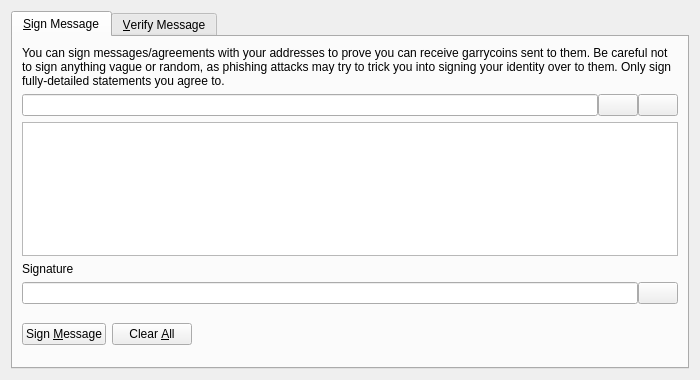
<?xml version="1.0" encoding="UTF-8"?>
<ui version="4.0">
 <class>SignVerifyMessageDialog</class>
 <widget class="QDialog" name="SignVerifyMessageDialog">
  <property name="geometry">
   <rect>
    <x>0</x>
    <y>0</y>
    <width>700</width>
    <height>380</height>
   </rect>
  </property>
  <property name="windowTitle">
   <string>Signatures - Sign / Verify a Message</string>
  </property>
  <property name="modal">
   <bool>true</bool>
  </property>
  <layout class="QVBoxLayout" name="verticalLayout">
   <item>
    <widget class="QTabWidget" name="tabWidget">
     <property name="currentIndex">
      <number>0</number>
     </property>
     <widget class="QWidget" name="tabSignMessage">
      <attribute name="title">
       <string>&amp;Sign Message</string>
      </attribute>
      <layout class="QVBoxLayout" name="verticalLayout_SM">
       <item>
        <widget class="QLabel" name="infoLabel_SM">
         <property name="text">
          <string>You can sign messages/agreements with your addresses to prove you can receive garrycoins sent to them. Be careful not to sign anything vague or random, as phishing attacks may try to trick you into signing your identity over to them. Only sign fully-detailed statements you agree to.</string>
         </property>
         <property name="textFormat">
          <enum>Qt::PlainText</enum>
         </property>
         <property name="wordWrap">
          <bool>true</bool>
         </property>
        </widget>
       </item>
       <item>
        <layout class="QHBoxLayout" name="horizontalLayout_1_SM">
         <property name="spacing">
          <number>0</number>
         </property>
         <item>
          <widget class="QValidatedLineEdit" name="addressIn_SM">
           <property name="toolTip">
            <string>The garrycoin address to sign the message with</string>
           </property>
          </widget>
         </item>
         <item>
          <widget class="QPushButton" name="addressBookButton_SM">
           <property name="toolTip">
            <string>Choose previously used address</string>
           </property>
           <property name="text">
            <string/>
           </property>
           <property name="icon">
            <iconset resource="../bitcoin.qrc">
             <normaloff>:/icons/address-book</normaloff>:/icons/address-book</iconset>
           </property>
           <property name="shortcut">
            <string>Alt+A</string>
           </property>
           <property name="autoDefault">
            <bool>false</bool>
           </property>
          </widget>
         </item>
         <item>
          <widget class="QPushButton" name="pasteButton_SM">
           <property name="toolTip">
            <string>Paste address from clipboard</string>
           </property>
           <property name="text">
            <string/>
           </property>
           <property name="icon">
            <iconset resource="../bitcoin.qrc">
             <normaloff>:/icons/editpaste</normaloff>:/icons/editpaste</iconset>
           </property>
           <property name="shortcut">
            <string>Alt+P</string>
           </property>
           <property name="autoDefault">
            <bool>false</bool>
           </property>
          </widget>
         </item>
        </layout>
       </item>
       <item>
        <widget class="QPlainTextEdit" name="messageIn_SM">
         <property name="toolTip">
          <string>Enter the message you want to sign here</string>
         </property>
        </widget>
       </item>
       <item>
        <widget class="QLabel" name="signatureLabel_SM">
         <property name="text">
          <string>Signature</string>
         </property>
         <property name="textFormat">
          <enum>Qt::PlainText</enum>
         </property>
        </widget>
       </item>
       <item>
        <layout class="QHBoxLayout" name="horizontalLayout_2_SM">
         <property name="spacing">
          <number>0</number>
         </property>
         <item>
          <widget class="QLineEdit" name="signatureOut_SM">
           <property name="font">
            <font>
             <italic>true</italic>
            </font>
           </property>
           <property name="readOnly">
            <bool>true</bool>
           </property>
          </widget>
         </item>
         <item>
          <widget class="QPushButton" name="copySignatureButton_SM">
           <property name="toolTip">
            <string>Copy the current signature to the system clipboard</string>
           </property>
           <property name="text">
            <string/>
           </property>
           <property name="icon">
            <iconset resource="../bitcoin.qrc">
             <normaloff>:/icons/editcopy</normaloff>:/icons/editcopy</iconset>
           </property>
           <property name="autoDefault">
            <bool>false</bool>
           </property>
          </widget>
         </item>
        </layout>
       </item>
       <item>
        <layout class="QHBoxLayout" name="horizontalLayout_3_SM">
         <item>
          <widget class="QPushButton" name="signMessageButton_SM">
           <property name="toolTip">
            <string>Sign the message to prove you own this garrycoin address</string>
           </property>
           <property name="text">
            <string>Sign &amp;Message</string>
           </property>
           <property name="icon">
            <iconset resource="../bitcoin.qrc">
             <normaloff>:/icons/edit</normaloff>:/icons/edit</iconset>
           </property>
           <property name="autoDefault">
            <bool>false</bool>
           </property>
          </widget>
         </item>
         <item>
          <widget class="QPushButton" name="clearButton_SM">
           <property name="toolTip">
            <string>Reset all sign message fields</string>
           </property>
           <property name="text">
            <string>Clear &amp;All</string>
           </property>
           <property name="icon">
            <iconset resource="../bitcoin.qrc">
             <normaloff>:/icons/remove</normaloff>:/icons/remove</iconset>
           </property>
           <property name="autoDefault">
            <bool>false</bool>
           </property>
          </widget>
         </item>
         <item>
          <spacer name="horizontalSpacer_1_SM">
           <property name="orientation">
            <enum>Qt::Horizontal</enum>
           </property>
           <property name="sizeHint" stdset="0">
            <size>
             <width>40</width>
             <height>48</height>
            </size>
           </property>
          </spacer>
         </item>
         <item>
          <widget class="QLabel" name="statusLabel_SM">
           <property name="font">
            <font>
             <weight>75</weight>
             <bold>true</bold>
            </font>
           </property>
           <property name="text">
            <string/>
           </property>
           <property name="wordWrap">
            <bool>true</bool>
           </property>
          </widget>
         </item>
         <item>
          <spacer name="horizontalSpacer_2_SM">
           <property name="orientation">
            <enum>Qt::Horizontal</enum>
           </property>
           <property name="sizeHint" stdset="0">
            <size>
             <width>40</width>
             <height>48</height>
            </size>
           </property>
          </spacer>
         </item>
        </layout>
       </item>
      </layout>
     </widget>
     <widget class="QWidget" name="tabVerifyMessage">
      <attribute name="title">
       <string>&amp;Verify Message</string>
      </attribute>
      <layout class="QVBoxLayout" name="verticalLayout_VM">
       <item>
        <widget class="QLabel" name="infoLabel_VM">
         <property name="text">
          <string>Enter the receiver's address, message (ensure you copy line breaks, spaces, tabs, etc. exactly) and signature below to verify the message. Be careful not to read more into the signature than what is in the signed message itself, to avoid being tricked by a man-in-the-middle attack. Note that this only proves the signing party receives with the address, it cannot prove sendership of any transaction!</string>
         </property>
         <property name="textFormat">
          <enum>Qt::PlainText</enum>
         </property>
         <property name="alignment">
          <set>Qt::AlignLeading|Qt::AlignLeft|Qt::AlignTop</set>
         </property>
         <property name="wordWrap">
          <bool>true</bool>
         </property>
        </widget>
       </item>
       <item>
        <layout class="QHBoxLayout" name="horizontalLayout_1_VM">
         <property name="spacing">
          <number>0</number>
         </property>
         <item>
          <widget class="QValidatedLineEdit" name="addressIn_VM">
           <property name="toolTip">
            <string>The garrycoin address the message was signed with</string>
           </property>
          </widget>
         </item>
         <item>
          <widget class="QPushButton" name="addressBookButton_VM">
           <property name="toolTip">
            <string>Choose previously used address</string>
           </property>
           <property name="text">
            <string/>
           </property>
           <property name="icon">
            <iconset resource="../bitcoin.qrc">
             <normaloff>:/icons/address-book</normaloff>:/icons/address-book</iconset>
           </property>
           <property name="shortcut">
            <string>Alt+A</string>
           </property>
           <property name="autoDefault">
            <bool>false</bool>
           </property>
          </widget>
         </item>
        </layout>
       </item>
       <item>
        <widget class="QPlainTextEdit" name="messageIn_VM"/>
       </item>
       <item>
        <widget class="QValidatedLineEdit" name="signatureIn_VM"/>
       </item>
       <item>
        <layout class="QHBoxLayout" name="horizontalLayout_2_VM">
         <item>
          <widget class="QPushButton" name="verifyMessageButton_VM">
           <property name="toolTip">
            <string>Verify the message to ensure it was signed with the specified garrycoin address</string>
           </property>
           <property name="text">
            <string>Verify &amp;Message</string>
           </property>
           <property name="icon">
            <iconset resource="../bitcoin.qrc">
             <normaloff>:/icons/transaction_0</normaloff>:/icons/transaction_0</iconset>
           </property>
           <property name="autoDefault">
            <bool>false</bool>
           </property>
          </widget>
         </item>
         <item>
          <widget class="QPushButton" name="clearButton_VM">
           <property name="toolTip">
            <string>Reset all verify message fields</string>
           </property>
           <property name="text">
            <string>Clear &amp;All</string>
           </property>
           <property name="icon">
            <iconset resource="../bitcoin.qrc">
             <normaloff>:/icons/remove</normaloff>:/icons/remove</iconset>
           </property>
           <property name="autoDefault">
            <bool>false</bool>
           </property>
          </widget>
         </item>
         <item>
          <spacer name="horizontalSpacer_1_VM">
           <property name="orientation">
            <enum>Qt::Horizontal</enum>
           </property>
           <property name="sizeHint" stdset="0">
            <size>
             <width>40</width>
             <height>48</height>
            </size>
           </property>
          </spacer>
         </item>
         <item>
          <widget class="QLabel" name="statusLabel_VM">
           <property name="font">
            <font>
             <weight>75</weight>
             <bold>true</bold>
            </font>
           </property>
           <property name="text">
            <string/>
           </property>
           <property name="wordWrap">
            <bool>true</bool>
           </property>
          </widget>
         </item>
         <item>
          <spacer name="horizontalSpacer_2_VM">
           <property name="orientation">
            <enum>Qt::Horizontal</enum>
           </property>
           <property name="sizeHint" stdset="0">
            <size>
             <width>40</width>
             <height>48</height>
            </size>
           </property>
          </spacer>
         </item>
        </layout>
       </item>
      </layout>
     </widget>
    </widget>
   </item>
  </layout>
 </widget>
 <customwidgets>
  <customwidget>
   <class>QValidatedLineEdit</class>
   <extends>QLineEdit</extends>
   <header>qvalidatedlineedit.h</header>
  </customwidget>
 </customwidgets>
 <resources>
  <include location="../bitcoin.qrc"/>
 </resources>
 <connections/>
</ui>
